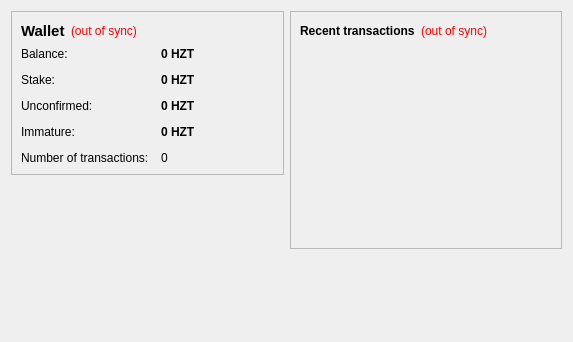
<?xml version="1.0" encoding="UTF-8"?>
<ui version="4.0">
 <class>OverviewPage</class>
 <widget class="QWidget" name="OverviewPage">
  <property name="geometry">
   <rect>
    <x>0</x>
    <y>0</y>
    <width>573</width>
    <height>342</height>
   </rect>
  </property>
  <property name="windowTitle">
   <string>Form</string>
  </property>
  <layout class="QHBoxLayout" name="horizontalLayout" stretch="1,1">
   <item>
    <layout class="QVBoxLayout" name="verticalLayout_2">
     <item>
      <widget class="QFrame" name="frame">
       <property name="frameShape">
        <enum>QFrame::StyledPanel</enum>
       </property>
       <property name="frameShadow">
        <enum>QFrame::Raised</enum>
       </property>
       <layout class="QVBoxLayout" name="verticalLayout_4">
        <item>
         <layout class="QHBoxLayout" name="horizontalLayout_4">
          <item>
           <widget class="QLabel" name="label_5">
            <property name="font">
             <font>
              <pointsize>11</pointsize>
              <weight>75</weight>
              <bold>true</bold>
             </font>
            </property>
            <property name="text">
             <string>Wallet</string>
            </property>
           </widget>
          </item>
          <item>
           <widget class="QLabel" name="labelWalletStatus">
            <property name="toolTip">
             <string>The displayed information may be out of date. Your wallet automatically synchronizes with the HazMatCoin network after a connection is established, but this process has not completed yet.</string>
            </property>
            <property name="styleSheet">
             <string notr="true">QLabel { color: red; }</string>
            </property>
            <property name="text">
             <string notr="true">(out of sync)</string>
            </property>
            <property name="alignment">
             <set>Qt::AlignLeading|Qt::AlignLeft|Qt::AlignVCenter</set>
            </property>
           </widget>
          </item>
          <item>
           <spacer name="horizontalSpacer_2">
            <property name="orientation">
             <enum>Qt::Horizontal</enum>
            </property>
            <property name="sizeHint" stdset="0">
             <size>
              <width>40</width>
              <height>20</height>
             </size>
            </property>
           </spacer>
          </item>
         </layout>
        </item>
        <item>
         <layout class="QFormLayout" name="formLayout_2">
          <property name="fieldGrowthPolicy">
           <enum>QFormLayout::AllNonFixedFieldsGrow</enum>
          </property>
          <property name="horizontalSpacing">
           <number>12</number>
          </property>
          <property name="verticalSpacing">
           <number>12</number>
          </property>
          <item row="0" column="0">
           <widget class="QLabel" name="label">
            <property name="text">
             <string>Balance:</string>
            </property>
           </widget>
          </item>
          <item row="0" column="1">
           <widget class="QLabel" name="labelBalance">
            <property name="font">
             <font>
              <weight>75</weight>
              <bold>true</bold>
             </font>
            </property>
            <property name="cursor">
             <cursorShape>IBeamCursor</cursorShape>
            </property>
            <property name="toolTip">
             <string>Your current balance</string>
            </property>
            <property name="text">
             <string notr="true">0 HZT</string>
            </property>
            <property name="textInteractionFlags">
             <set>Qt::LinksAccessibleByMouse|Qt::TextSelectableByKeyboard|Qt::TextSelectableByMouse</set>
            </property>
           </widget>
          </item>
          <item row="1" column="0">
           <widget class="QLabel" name="label_6">
            <property name="text">
             <string>Stake:</string>
            </property>
           </widget>
          </item>
          <item row="1" column="1">
           <widget class="QLabel" name="labelStake">
            <property name="font">
             <font>
              <weight>75</weight>
              <bold>true</bold>
             </font>
            </property>
            <property name="cursor">
             <cursorShape>IBeamCursor</cursorShape>
            </property>
            <property name="toolTip">
             <string>Total of coins that was staked, and do not yet count toward the current balance</string>
            </property>
            <property name="text">
             <string notr="true">0 HZT</string>
            </property>
            <property name="textInteractionFlags">
             <set>Qt::LinksAccessibleByMouse|Qt::TextSelectableByKeyboard|Qt::TextSelectableByMouse</set>
            </property>
           </widget>
          </item>
          <item row="2" column="0">
           <widget class="QLabel" name="label_3">
            <property name="text">
             <string>Unconfirmed:</string>
            </property>
           </widget>
          </item>
          <item row="2" column="1">
           <widget class="QLabel" name="labelUnconfirmed">
            <property name="font">
             <font>
              <weight>75</weight>
              <bold>true</bold>
             </font>
            </property>
            <property name="cursor">
             <cursorShape>IBeamCursor</cursorShape>
            </property>
            <property name="toolTip">
             <string>Total of transactions that have yet to be confirmed, and do not yet count toward the current balance</string>
            </property>
            <property name="text">
             <string notr="true">0 HZT</string>
            </property>
            <property name="textInteractionFlags">
             <set>Qt::LinksAccessibleByMouse|Qt::TextSelectableByKeyboard|Qt::TextSelectableByMouse</set>
            </property>
           </widget>
          </item>
          <item row="3" column="0">
           <widget class="QLabel" name="labelImmatureText">
            <property name="text">
             <string>Immature:</string>
            </property>
           </widget>
          </item>
          <item row="3" column="1">
           <widget class="QLabel" name="labelImmature">
            <property name="font">
             <font>
              <weight>75</weight>
              <bold>true</bold>
             </font>
            </property>
            <property name="toolTip">
             <string>Mined balance that has not yet matured</string>
            </property>
            <property name="text">
             <string notr="true">0 HZT</string>
            </property>
            <property name="textInteractionFlags">
             <set>Qt::LinksAccessibleByMouse|Qt::TextSelectableByKeyboard|Qt::TextSelectableByMouse</set>
            </property>
           </widget>
          </item>
          <item row="4" column="0">
           <widget class="QLabel" name="label_2">
            <property name="text">
             <string>Number of transactions:</string>
            </property>
           </widget>
          </item>
          <item row="4" column="1">
           <widget class="QLabel" name="labelNumTransactions">
            <property name="toolTip">
             <string>Total number of transactions in wallet</string>
            </property>
            <property name="text">
             <string notr="true">0</string>
            </property>
           </widget>
          </item>
         </layout>
        </item>
       </layout>
      </widget>
     </item>
     <item>
      <spacer name="verticalSpacer">
       <property name="orientation">
        <enum>Qt::Vertical</enum>
       </property>
       <property name="sizeHint" stdset="0">
        <size>
         <width>20</width>
         <height>40</height>
        </size>
       </property>
      </spacer>
     </item>
    </layout>
   </item>
   <item>
    <layout class="QVBoxLayout" name="verticalLayout_3">
     <item>
      <widget class="QFrame" name="frame_2">
       <property name="frameShape">
        <enum>QFrame::StyledPanel</enum>
       </property>
       <property name="frameShadow">
        <enum>QFrame::Raised</enum>
       </property>
       <layout class="QVBoxLayout" name="verticalLayout">
        <item>
         <layout class="QHBoxLayout" name="horizontalLayout_2">
          <item>
           <widget class="QLabel" name="label_4">
            <property name="text">
             <string>&lt;b&gt;Recent transactions&lt;/b&gt;</string>
            </property>
           </widget>
          </item>
          <item>
           <widget class="QLabel" name="labelTransactionsStatus">
            <property name="toolTip">
             <string>The displayed information may be out of date. Your wallet automatically synchronizes with the HazMatCoin network after a connection is established, but this process has not completed yet.</string>
            </property>
            <property name="styleSheet">
             <string notr="true">QLabel { color: red; }</string>
            </property>
            <property name="text">
             <string notr="true">(out of sync)</string>
            </property>
            <property name="alignment">
             <set>Qt::AlignRight|Qt::AlignTrailing|Qt::AlignVCenter</set>
            </property>
           </widget>
          </item>
          <item>
           <spacer name="horizontalSpacer">
            <property name="orientation">
             <enum>Qt::Horizontal</enum>
            </property>
            <property name="sizeHint" stdset="0">
             <size>
              <width>40</width>
              <height>20</height>
             </size>
            </property>
           </spacer>
          </item>
         </layout>
        </item>
        <item>
         <widget class="QListView" name="listTransactions">
          <property name="styleSheet">
           <string notr="true">QListView { background: transparent; }</string>
          </property>
          <property name="frameShape">
           <enum>QFrame::NoFrame</enum>
          </property>
          <property name="verticalScrollBarPolicy">
           <enum>Qt::ScrollBarAlwaysOff</enum>
          </property>
          <property name="horizontalScrollBarPolicy">
           <enum>Qt::ScrollBarAlwaysOff</enum>
          </property>
          <property name="selectionMode">
           <enum>QAbstractItemView::NoSelection</enum>
          </property>
         </widget>
        </item>
       </layout>
      </widget>
     </item>
     <item>
      <spacer name="verticalSpacer_2">
       <property name="orientation">
        <enum>Qt::Vertical</enum>
       </property>
       <property name="sizeHint" stdset="0">
        <size>
         <width>20</width>
         <height>40</height>
        </size>
       </property>
      </spacer>
     </item>
    </layout>
   </item>
  </layout>
 </widget>
 <resources/>
 <connections/>
</ui>
